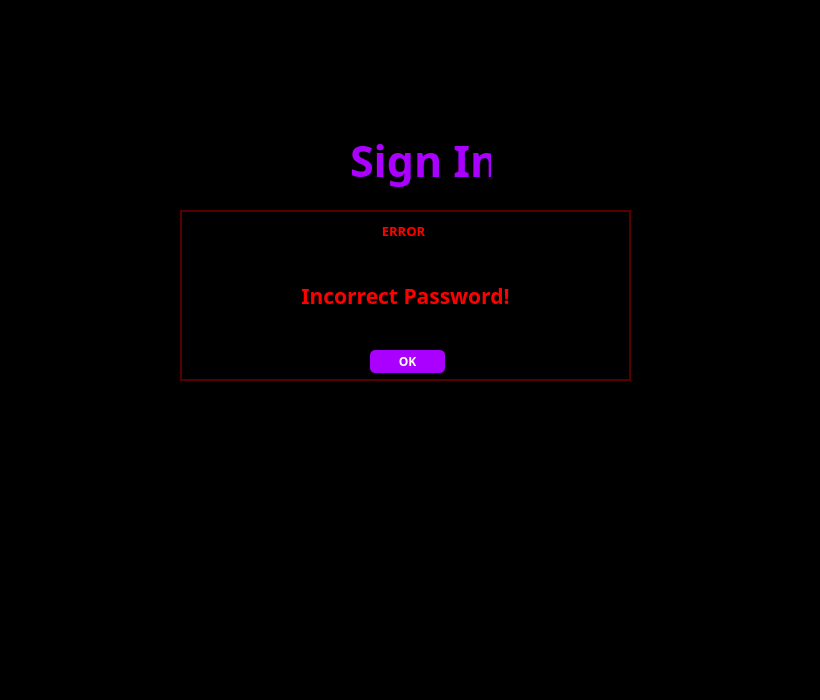
<?xml version="1.0" encoding="UTF-8"?>
<ui version="4.0">
 <class>MainWindow</class>
 <widget class="QMainWindow" name="MainWindow">
  <property name="enabled">
   <bool>true</bool>
  </property>
  <property name="geometry">
   <rect>
    <x>0</x>
    <y>0</y>
    <width>820</width>
    <height>700</height>
   </rect>
  </property>
  <property name="minimumSize">
   <size>
    <width>820</width>
    <height>700</height>
   </size>
  </property>
  <property name="maximumSize">
   <size>
    <width>820</width>
    <height>700</height>
   </size>
  </property>
  <property name="focusPolicy">
   <enum>Qt::NoFocus</enum>
  </property>
  <property name="windowTitle">
   <string>IMC - Login</string>
  </property>
  <property name="layoutDirection">
   <enum>Qt::LeftToRight</enum>
  </property>
  <property name="styleSheet">
   <string notr="true">background-color: rgb(0, 0, 0);</string>
  </property>
  <widget class="QWidget" name="centralwidget">
   <widget class="QPushButton" name="btn_enviar">
    <property name="geometry">
     <rect>
      <x>470</x>
      <y>350</y>
      <width>80</width>
      <height>30</height>
     </rect>
    </property>
    <property name="minimumSize">
     <size>
      <width>20</width>
      <height>20</height>
     </size>
    </property>
    <property name="maximumSize">
     <size>
      <width>80</width>
      <height>30</height>
     </size>
    </property>
    <property name="font">
     <font>
      <family>Unispace</family>
      <pointsize>10</pointsize>
      <weight>75</weight>
      <italic>false</italic>
      <bold>true</bold>
      <underline>false</underline>
      <strikeout>false</strikeout>
      <kerning>true</kerning>
     </font>
    </property>
    <property name="cursor">
     <cursorShape>PointingHandCursor</cursorShape>
    </property>
    <property name="styleSheet">
     <string notr="true">QPushButton{
	background-color: rgb(170, 0, 255);
	color: rgb(255, 255, 255);
	border-radius: 5px;
}
QPushButton:hover {
	color:  rgb(188, 188, 188);
	background-color: rgb(247, 10, 255);
}
QPushButton:pressed {
	color:  rgb(188, 188, 188);
	background-color: rgb(170, 0, 255);
}</string>
    </property>
    <property name="text">
     <string>LOG IN</string>
    </property>
   </widget>
   <widget class="QLineEdit" name="tb_user">
    <property name="geometry">
     <rect>
      <x>270</x>
      <y>240</y>
      <width>281</width>
      <height>31</height>
     </rect>
    </property>
    <property name="sizePolicy">
     <sizepolicy hsizetype="Expanding" vsizetype="Expanding">
      <horstretch>0</horstretch>
      <verstretch>0</verstretch>
     </sizepolicy>
    </property>
    <property name="font">
     <font>
      <family>Yu Gothic UI Semibold</family>
      <pointsize>10</pointsize>
      <weight>75</weight>
      <bold>true</bold>
     </font>
    </property>
    <property name="styleSheet">
     <string notr="true">QLineEdit{
background-color: rgb(255, 255, 255);
color: rgb(150, 150, 150);
padding: 5px;
border: 2px solid rgb(170, 0, 255);
border-radius: 4px;
}
QLineEdit:hover{
	border: 2px solid rgb(255, 0, 255)
}
QLineEdit:focus{
	color: rgb(0, 0, 0);
	border: 2px solid rgb(255, 0, 255)
}
</string>
    </property>
    <property name="maxLength">
     <number>50</number>
    </property>
    <property name="placeholderText">
     <string>USERNAME OR EMAIL</string>
    </property>
    <property name="cursorMoveStyle">
     <enum>Qt::LogicalMoveStyle</enum>
    </property>
    <property name="clearButtonEnabled">
     <bool>true</bool>
    </property>
   </widget>
   <widget class="QLineEdit" name="t_password">
    <property name="geometry">
     <rect>
      <x>270</x>
      <y>300</y>
      <width>281</width>
      <height>31</height>
     </rect>
    </property>
    <property name="font">
     <font>
      <family>Yu Gothic UI Semibold</family>
      <pointsize>10</pointsize>
      <weight>75</weight>
      <bold>true</bold>
     </font>
    </property>
    <property name="cursor">
     <cursorShape>IBeamCursor</cursorShape>
    </property>
    <property name="styleSheet">
     <string notr="true">QLineEdit{
background-color: rgb(255, 255, 255);
color: rgb(150, 150, 150);
padding: 5px;
border: 2px solid rgb(170, 0, 255);
border-radius: 4px;
}
QLineEdit:hover{
	border: 2px solid rgb(255, 0, 255)
}
QLineEdit:focus{
	color: rgb(0, 0, 0);
	border: 2px solid rgb(255, 0, 255)
}
</string>
    </property>
    <property name="maxLength">
     <number>16</number>
    </property>
    <property name="echoMode">
     <enum>QLineEdit::Password</enum>
    </property>
    <property name="placeholderText">
     <string>PASSWORD</string>
    </property>
    <property name="clearButtonEnabled">
     <bool>true</bool>
    </property>
   </widget>
   <widget class="QLabel" name="lbl_login">
    <property name="geometry">
     <rect>
      <x>350</x>
      <y>130</y>
      <width>141</width>
      <height>61</height>
     </rect>
    </property>
    <property name="font">
     <font>
      <family>Yu Gothic UI Semibold</family>
      <pointsize>32</pointsize>
      <weight>75</weight>
      <bold>true</bold>
     </font>
    </property>
    <property name="cursor">
     <cursorShape>IBeamCursor</cursorShape>
    </property>
    <property name="focusPolicy">
     <enum>Qt::NoFocus</enum>
    </property>
    <property name="styleSheet">
     <string notr="true">QLabel{
	background: none;
	color: rgb(170, 0, 255);
}</string>
    </property>
    <property name="text">
     <string>Sign In</string>
    </property>
   </widget>
   <widget class="QLabel" name="lbl_erro_login_existe">
    <property name="enabled">
     <bool>true</bool>
    </property>
    <property name="geometry">
     <rect>
      <x>180</x>
      <y>210</y>
      <width>451</width>
      <height>171</height>
     </rect>
    </property>
    <property name="font">
     <font>
      <family>Yu Gothic UI Semibold</family>
      <pointsize>16</pointsize>
      <weight>75</weight>
      <bold>true</bold>
     </font>
    </property>
    <property name="styleSheet">
     <string notr="true">color: rgb(255, 0, 0);
border: 2px solid rgb(85, 0, 0);</string>
    </property>
    <property name="text">
     <string>This Login Already Exists!</string>
    </property>
    <property name="alignment">
     <set>Qt::AlignCenter</set>
    </property>
   </widget>
   <widget class="QPushButton" name="btn_lbl_erro_login_existe">
    <property name="geometry">
     <rect>
      <x>370</x>
      <y>350</y>
      <width>75</width>
      <height>23</height>
     </rect>
    </property>
    <property name="font">
     <font>
      <family>Yu Gothic UI Semibold</family>
      <pointsize>9</pointsize>
      <weight>75</weight>
      <bold>true</bold>
     </font>
    </property>
    <property name="cursor">
     <cursorShape>PointingHandCursor</cursorShape>
    </property>
    <property name="styleSheet">
     <string notr="true">QPushButton{
	background-color: rgb(170, 0, 255);
	color: rgb(255, 255, 255);
	border-radius: 5px;
}
QPushButton:hover {
	color:  rgb(188, 188, 188);
	background-color: rgb(247, 10, 255);
}
QPushButton:pressed {
	color:  rgb(188, 188, 188);
	background-color: rgb(170, 0, 255);
}</string>
    </property>
    <property name="text">
     <string>OK</string>
    </property>
   </widget>
   <widget class="QLabel" name="label_2">
    <property name="geometry">
     <rect>
      <x>380</x>
      <y>220</y>
      <width>47</width>
      <height>21</height>
     </rect>
    </property>
    <property name="font">
     <font>
      <family>Yu Gothic UI Semibold</family>
      <pointsize>10</pointsize>
      <weight>75</weight>
      <bold>true</bold>
     </font>
    </property>
    <property name="cursor">
     <cursorShape>IBeamCursor</cursorShape>
    </property>
    <property name="styleSheet">
     <string notr="true">color: rgb(255, 0, 0);</string>
    </property>
    <property name="text">
     <string>ERROR</string>
    </property>
    <property name="alignment">
     <set>Qt::AlignCenter</set>
    </property>
   </widget>
   <widget class="QLabel" name="lbl_erro_senha">
    <property name="enabled">
     <bool>true</bool>
    </property>
    <property name="geometry">
     <rect>
      <x>180</x>
      <y>210</y>
      <width>451</width>
      <height>171</height>
     </rect>
    </property>
    <property name="font">
     <font>
      <family>Yu Gothic UI Semibold</family>
      <pointsize>16</pointsize>
      <weight>75</weight>
      <bold>true</bold>
     </font>
    </property>
    <property name="styleSheet">
     <string notr="true">color: rgb(255, 0, 0);
border: 2px solid rgb(85, 0, 0);</string>
    </property>
    <property name="text">
     <string>Incorrect Password!</string>
    </property>
    <property name="alignment">
     <set>Qt::AlignCenter</set>
    </property>
   </widget>
   <widget class="QLabel" name="label">
    <property name="geometry">
     <rect>
      <x>370</x>
      <y>220</y>
      <width>71</width>
      <height>21</height>
     </rect>
    </property>
    <property name="font">
     <font>
      <family>Yu Gothic UI Semibold</family>
      <pointsize>10</pointsize>
      <weight>75</weight>
      <bold>true</bold>
     </font>
    </property>
    <property name="cursor">
     <cursorShape>IBeamCursor</cursorShape>
    </property>
    <property name="styleSheet">
     <string notr="true">color: rgb(255, 0, 0);</string>
    </property>
    <property name="text">
     <string>ERROR</string>
    </property>
    <property name="alignment">
     <set>Qt::AlignCenter</set>
    </property>
   </widget>
   <widget class="QPushButton" name="btn_lbl_erro_senha">
    <property name="geometry">
     <rect>
      <x>370</x>
      <y>350</y>
      <width>75</width>
      <height>23</height>
     </rect>
    </property>
    <property name="font">
     <font>
      <family>Yu Gothic UI Semibold</family>
      <pointsize>9</pointsize>
      <weight>75</weight>
      <bold>true</bold>
     </font>
    </property>
    <property name="cursor">
     <cursorShape>PointingHandCursor</cursorShape>
    </property>
    <property name="styleSheet">
     <string notr="true">QPushButton{
	background-color: rgb(170, 0, 255);
	color: rgb(255, 255, 255);
	border-radius: 5px;
}
QPushButton:hover {
	color:  rgb(188, 188, 188);
	background-color: rgb(247, 10, 255);
}
QPushButton:pressed {
	color:  rgb(188, 188, 188);
	background-color: rgb(170, 0, 255);
}</string>
    </property>
    <property name="text">
     <string>OK</string>
    </property>
   </widget>
   <widget class="QLabel" name="lbl_erro_login">
    <property name="enabled">
     <bool>false</bool>
    </property>
    <property name="geometry">
     <rect>
      <x>180</x>
      <y>210</y>
      <width>451</width>
      <height>171</height>
     </rect>
    </property>
    <property name="font">
     <font>
      <family>Yu Gothic UI Semibold</family>
      <pointsize>16</pointsize>
      <weight>75</weight>
      <bold>true</bold>
     </font>
    </property>
    <property name="styleSheet">
     <string notr="true">color: rgb(255, 0, 0);
border: 2px solid rgb(85, 0, 0);</string>
    </property>
    <property name="text">
     <string>Invalid Email/Username</string>
    </property>
    <property name="alignment">
     <set>Qt::AlignCenter</set>
    </property>
   </widget>
   <widget class="QLabel" name="label_3">
    <property name="geometry">
     <rect>
      <x>370</x>
      <y>219</y>
      <width>71</width>
      <height>21</height>
     </rect>
    </property>
    <property name="font">
     <font>
      <family>Yu Gothic UI Semibold</family>
      <pointsize>10</pointsize>
      <weight>75</weight>
      <bold>true</bold>
     </font>
    </property>
    <property name="cursor">
     <cursorShape>IBeamCursor</cursorShape>
    </property>
    <property name="styleSheet">
     <string notr="true">color: rgb(255, 0, 0);</string>
    </property>
    <property name="text">
     <string>ERROR</string>
    </property>
    <property name="alignment">
     <set>Qt::AlignCenter</set>
    </property>
   </widget>
   <widget class="QPushButton" name="btn_lbl_erro_usuario">
    <property name="geometry">
     <rect>
      <x>370</x>
      <y>350</y>
      <width>75</width>
      <height>23</height>
     </rect>
    </property>
    <property name="font">
     <font>
      <family>Yu Gothic UI Semibold</family>
      <pointsize>9</pointsize>
      <weight>75</weight>
      <bold>true</bold>
     </font>
    </property>
    <property name="cursor">
     <cursorShape>PointingHandCursor</cursorShape>
    </property>
    <property name="styleSheet">
     <string notr="true">QPushButton{
	background-color: rgb(170, 0, 255);
	color: rgb(255, 255, 255);
	border-radius: 5px;
}
QPushButton:hover {
	color:  rgb(188, 188, 188);
	background-color: rgb(247, 10, 255);
}
QPushButton:pressed {
	color:  rgb(188, 188, 188);
	background-color: rgb(170, 0, 255);
}</string>
    </property>
    <property name="text">
     <string>OK</string>
    </property>
   </widget>
   <widget class="QPushButton" name="btn_cadastrar">
    <property name="geometry">
     <rect>
      <x>270</x>
      <y>350</y>
      <width>161</width>
      <height>30</height>
     </rect>
    </property>
    <property name="minimumSize">
     <size>
      <width>20</width>
      <height>20</height>
     </size>
    </property>
    <property name="maximumSize">
     <size>
      <width>1000</width>
      <height>30</height>
     </size>
    </property>
    <property name="font">
     <font>
      <family>Unispace</family>
      <pointsize>10</pointsize>
      <weight>75</weight>
      <bold>true</bold>
     </font>
    </property>
    <property name="cursor">
     <cursorShape>PointingHandCursor</cursorShape>
    </property>
    <property name="styleSheet">
     <string notr="true">QPushButton{
	background-color: rgb(170, 0, 255);
	color: rgb(255, 255, 255);
	border-radius: 5px;
}
QPushButton:hover {
	color:  rgb(188, 188, 188);
	background-color: rgb(247, 10, 255);
}
QPushButton:pressed {
	color:  rgb(188, 188, 188);
	background-color: rgb(170, 0, 255);
}</string>
    </property>
    <property name="text">
     <string>CREATE NEW ACCOUNT</string>
    </property>
   </widget>
   <zorder>lbl_erro_login_existe</zorder>
   <zorder>btn_enviar</zorder>
   <zorder>tb_user</zorder>
   <zorder>t_password</zorder>
   <zorder>lbl_login</zorder>
   <zorder>btn_lbl_erro_login_existe</zorder>
   <zorder>label</zorder>
   <zorder>btn_cadastrar</zorder>
   <zorder>lbl_erro_login</zorder>
   <zorder>label_3</zorder>
   <zorder>btn_lbl_erro_usuario</zorder>
   <zorder>lbl_erro_senha</zorder>
   <zorder>label_2</zorder>
   <zorder>btn_lbl_erro_senha</zorder>
  </widget>
  <widget class="QMenuBar" name="menubar">
   <property name="geometry">
    <rect>
     <x>0</x>
     <y>0</y>
     <width>820</width>
     <height>21</height>
    </rect>
   </property>
  </widget>
 </widget>
 <tabstops>
  <tabstop>tb_user</tabstop>
  <tabstop>t_password</tabstop>
  <tabstop>btn_enviar</tabstop>
  <tabstop>btn_lbl_erro_login_existe</tabstop>
  <tabstop>btn_lbl_erro_usuario</tabstop>
  <tabstop>btn_lbl_erro_senha</tabstop>
 </tabstops>
 <resources/>
 <connections/>
</ui>
